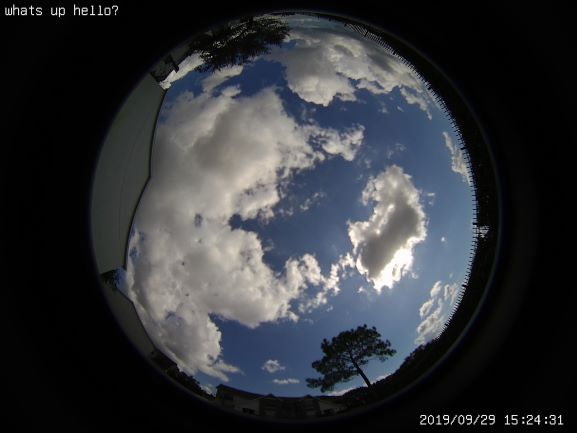
#> input picture coverage/testing-images/image048.jpg, 577 x 433 px
$ python canny.py
#> lines starting #> are read from the running program, lines starting #| are printed output that depends on the picture
# OpenCV program to perform Edge detection in real time
# import libraries of python OpenCV
# where its functionality resides
import cv2

# np is an alias pointing to numpy library
import numpy as np

img = cv2.imread('testing-images/image048.jpg')
#> img is the input picture: shape (433, 577, 3); mean B, G, R 55.7, 51.5, 49.1
cv2.imshow('img', img)

# finds edges in the input image image and
# marks them in the output map edges
edges = cv2.Canny(img,100,200)
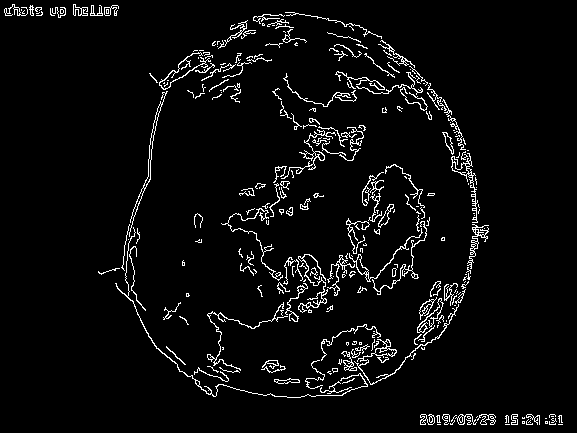
#> edges: shape (433, 577); 4.4% white in thin lines or dots

# Display edges in a frame
cv2.imshow('Edges', edges)

cv2.waitKey(0)
# De-allocate any associated memory usage
cv2.destroyAllWindows()
